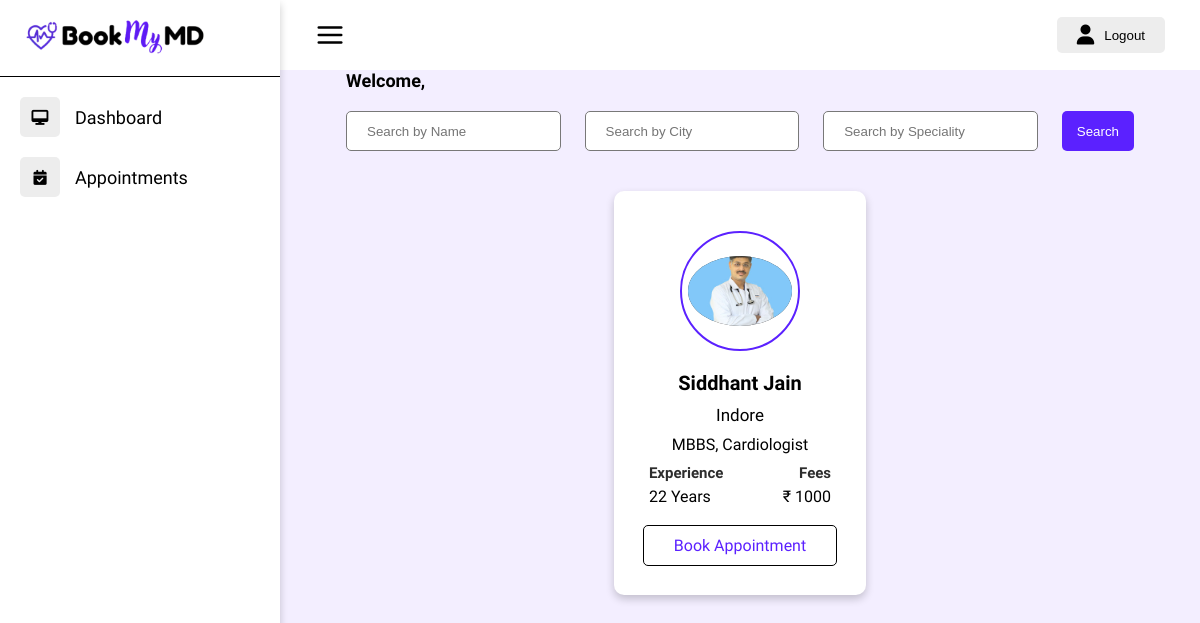
The page /user/home/search/?name=&city=&speciality=Cardiologist on the database its author committed.
### accounts/models.py (models this page shows)
class Doctor_Profile (models.Model) :
    full_name = models.CharField(max_length=100)
    dob = models.DateField(blank=True, null=True)
    father_name = models.CharField(max_length=100)
    gender = models.CharField(max_length=10, null=True)
    degree = models.CharField(max_length=50)
    specialist = models.CharField(max_length=100)
    email = models.EmailField(unique=True)
    mob_number = models.IntegerField(null=True)
    clinic_number = models.IntegerField(null=True)
    add_line_1 = models.CharField(max_length=100, null=True)
    add_line_2 = models.CharField(max_length=100, null=True)
    landmark = models.CharField(max_length=100, null=True)
    city = models.CharField(max_length=50, null=True)
    state = models.CharField(max_length=50, null=True)
    pincode = models.IntegerField(null=True)
    hospital_name = models.CharField(max_length=200, null=True)
    hospital_address = models.CharField(max_length=200)
    hospital_state = models.CharField(max_length=50, null=True)
    hospital_pincode = models.IntegerField(null=True)
    fees = models.IntegerField(null=True)
    experience = models.IntegerField(null=True, default=0)
    days_available = models.CharField(max_length=100)
    bio = models.CharField(max_length=300)
    reg_number = models.CharField(max_length=20)
    degree_upload = models.FileField(upload_to='Media/Media/Degree/', max_length=250, null=True, default=None)
    profile_picture = models.FileField(upload_to='Media/Media/Profile/', max_length=250, null=True, default=None)
    password = models.CharField(max_length=128)
    auth_token = models.CharField(max_length=100)
    is_verified = models.BooleanField(default=False)
    is_confirmed = models.BooleanField(default=False)
    created_at = models.DateTimeField(auto_now_add=True)
    last_login = models.DateTimeField(blank=True, null=True)

### accounts/views.py (the view)
# urls.py: path('user/home/search/', views.search_doctor, name='search_doctor'),
def search_doctor(request) :
    if request.method == "GET" :
        name = request.GET.get ('name')
        city = request.GET.get ('city')
        speciality = request.GET.get ('speciality')
        if name and city :
            Doctor_Profile_obj = Doctor_Profile.objects.filter(full_name__startswith = name, city__startswith = city, is_confirmed = True)
        elif name and speciality :
            Doctor_Profile_obj = Doctor_Profile.objects.filter(full_name__startswith = name, specialist__startswith = speciality, is_confirmed = True)
        elif city and speciality :
            Doctor_Profile_obj = Doctor_Profile.objects.filter(city__startswith = city, specialist__startswith = speciality, is_confirmed = True)
        elif name and city and speciality :
            Doctor_Profile_obj = Doctor_Profile.objects.filter(full_name__startswith = name, city__startswith = city, specialist__startswith = speciality, is_confirmed = True)
        elif name :
            Doctor_Profile_obj = Doctor_Profile.objects.filter(full_name__startswith = name, is_confirmed = True)
        elif city :
            Doctor_Profile_obj = Doctor_Profile.objects.filter(city__startswith = city, is_confirmed = True)
        elif speciality :
            Doctor_Profile_obj = Doctor_Profile.objects.filter(specialist__startswith = speciality, is_confirmed = True)
        else:
            messages.success(request, "No similar results")
            return redirect("/user/home/")
        if len(Doctor_Profile_obj) == 0 :
            messages.success(request, "No similar results")
            return redirect("/user/home/")
        data = {
            'result' : Doctor_Profile_obj
        }
        return render(request, 'search_doctor.html', data)
    return redirect("/user/home/")

### Templates/search_doctor.html (shortened to what this page needs)
<!DOCTYPE html>
<html lang="en">
<head>
    <link rel="stylesheet" href="/Static/CSS/Search_Doctor_Style.css">
    <link rel="stylesheet" href="https://cdnjs.cloudflare.com/ajax/libs/font-awesome/6.5.2/css/all.min.css">
    <link rel="stylesheet" href="https://unpkg.com/@trevoreyre/autocomplete-js/dist/style.css" />
</head>
<body>
    <div class="container">
        <div class="sidebar">
            <ul>
                <li>
                    <img class="logo" src="/Static/SVG_IMG/logo_2.png">
                </li>
                <li>
                    <a href="/staff/home">
                        <div class="nav_icon_back">
                            <i class="fa-solid fa-desktop"></i>
                        </div>
                        <div class="title">Dashboard</div>
                    </a>
                </li>
                <li>
                    <a href="/staff/home">
                        <div class="nav_icon_back">
                            <i class="fa-solid fa-calendar-check"></i>
                        </div>
                        <div class="title">Appointments</div>
                    </a>
                </li>
            </ul>
        </div>
        <div class="main">
            <div class="top-bar">
                <div class="mnicon">
                    <img onclick="sidebar()" class="menuicon" src="/Static/SVG_IMG/Menu_icon.svg">
                </div>
                <form method="post" action="{% url 'Logout_User' %}">
                    <button class="user" type="submit">
                        <i class="fa-solid fa-user"></i>
                        <span>Logout</span>
                    </button>
                </form>
            </div>
            <div class="data">
                <div class="welcome_name">
                    Welcome, {{request.user.full_name}}
                </div>
                <div class="search">
                    <form action="{% url 'search_doctor' %}" method="get">
                        <div class="bar_wrap">
                            <input type="text" name="name" placeholder="Search by Name">
                        </div>
                        <div class="bar_wrap">
                            <input type="text" name="city" placeholder="Search by City">
                        </div>
                        <div class="bar_wrap">
                            <input type="text" name="speciality" placeholder="Search by Speciality">
                        </div>
                        <button class="search_btn" type="submit">Search</button>
                    </form>
                </div>
                <div class="cards">
                    {% for value in result %}
                    <div class="card">
                        <div class="profile">
                            <div class="profile_border">
                                <img src="/Media/{{value.profile_picture}}" alt="">
                            </div>
                        </div>
                        <div class="name">
                            {{value.full_name}}
                        </div>
                        <div class="city">
                            {{value.city}}
                        </div>
                        <div class="degree_speciality">
                            {{value.degree}}, {{value.specialist}}
                        </div>
                        <div class="experience_fees">
                            <div class="experience">
                                <h3>Experience</h3>
                                <span>{{value.experience}} Years</span>
                            </div>
                            <div class="fees">
                                <h3>Fees</h3>
                                <span>₹ {{value.fees}}</span>
                            </div>
                        </div>
                        <div class="btn_div">
                            <a href="/user/book_appointment/doctor/{{value.auth_token}}" class="book_btn">Book Appointment</a>
                        </div>
                    </div>
                    {% endfor %}
                </div>
            </div>
        </div>
    </div>
</body>
</html>

### Static/CSS/Search_Doctor_Style.css (style rules this page uses)
:root { --primary_col: #5B21FF; --primary_col_dark: #4b11e8; --col_blk: #000; --col_wht: #fff; --col_nav_icon_back: #ededed; --col_main_bg: #f3eeff; --col_back_icon: #baa9e74a; --col_text_light: #2d2d2d; --col_table_border: #787878; --col_table_row_bg: #eaeaea; }
* { padding: 0; margin: 0; box-sizing: border-box; }
body { font-family: "Roboto Condensed", sans-serif; font-weight: 400; font-style: normal; }
.container { position: relative; width: 100%; }
.logo { margin-left: 25px; width: 100px; }
.sidebar { position: fixed; width: 280px; height: 100%; background: var(--col_wht); box-shadow: 0 4px 8px 0 rgba(0, 0, 0, 0.2); z-index: 500; transition: 1s; }
.sidebar ul li { width: 100%; list-style: none; }
.sidebar ul li .logo { width: 180px; }
.sidebar ul li:first-child { border-bottom: 1px solid black; margin-bottom: 10px; }
.sidebar ul li:not(:first-child, .second_nav) { margin-left: 20px; }
.sidebar ul li a { width: 100%; text-decoration: none; color: var(--col_blk); height: 60px; display: flex; align-items: center; }
.nav_icon_back { display: flex; align-items: center; justify-content: center; height: 40px; width: 40px; background: var(--col_nav_icon_back); border-radius: 5px; }
.sidebar ul li a i { min-width: 30px; font-size: 15px; text-align: center; }
.sidebar .title { padding: 0 15px; font-size: 18px; }
.main { position: absolute; width: calc(100% - 280px); min-height: 100vh; left: 280px; background: var(--col_main_bg); }
.top-bar { position: fixed; height: 70px; width: calc(100% - 280px); background: var(--col_wht); display: flex; justify-content: space-between; align-items: center; padding: 0 35px; z-index: 2; }
.mnicon { display: flex; justify-content: center; align-items: center; border-radius: 50%; transition: .5s; }
.menuicon { width: 30px; cursor: pointer; }
.user { position: relative; background: var(--col_nav_icon_back); display: flex; justify-content: center; align-items: center; border-radius: 5px; transition: .5s; padding: 8px 20px; color: var(--col_blk); border: none; }
.user i { font-size: 20px; margin-right: 10px; }
.data { width: 90%; margin: 70px auto; }
.welcome_name { font-size: 18px; width: 90%; margin-top: 30px; padding: 0 20px; font-weight: 600; }
.search form { width: 100%; position: relative; padding: 20px; display: flex; justify-content: space-between; align-items: center; }
.bar_wrap { width: 45%; }
.search input { width: 90%; height: 40px; border-radius: 5px; border: 1px solid var(--col_table_border); padding: 0 20px; }
.search_btn { padding: 8px 15px; height: 40px; border-radius: 5px; border: none; background: var(--primary_col); color: var(--col_wht); }
.cards { width: 100%; padding: 20px; display: flex; justify-content: center; align-items: center; flex-wrap: wrap; margin: auto; gap: 20px; }
.card { background: var(--col_wht); flex-basis: 23%; padding: 40px 15px; text-align: center; border-radius: 10px; box-shadow: 0 4px 8px 0 rgba(0, 0, 0, 0.2); }
.profile { border-radius: 50%; display: grid; place-items: center; }
.profile_border { border: 2px solid var(--primary_col); width: 120px; height: 120px; border-radius: 50%; text-align: center; display: flex; align-items: center; justify-content: center; }
.profile img { width: 90%; background: var(--col_text_light); border-radius: 50%; }
.card .name { margin-top: 20px; font-size: 20px; font-weight: 600; }
.card .city { font-size: 17px; font-weight: 500; margin: 10px 0; }
.experience_fees { margin: 10px 20px; display: flex; justify-content: space-between; align-items: center; }
.experience_fees .experience { text-align: left; }
.experience_fees .experience h3, .experience_fees .fees h3 { font-size: 15px; font-weight: 600; color: var(--col_text_light); margin-bottom: 5px; }
.experience_fees .fees { text-align: right; }
.btn_div { margin-top: 30px; }
.book_btn { background: transparent; border: 1px solid var(--col_blk); padding: 10px 30px; border-radius: 5px; transition: .5s; text-decoration: none; color: var(--primary_col); }
@media screen and (min-width: 1000px) and (max-width: 1200px) { .card { margin-bottom: 20px; flex-basis: 32%; } }

### rows shown on the page
Doctor_Profile: profile_picture (picture), full_name "Siddhant Jain", city "Indore", degree "MBBS", specialist "Cardiologist", experience "22", fees "1000"
